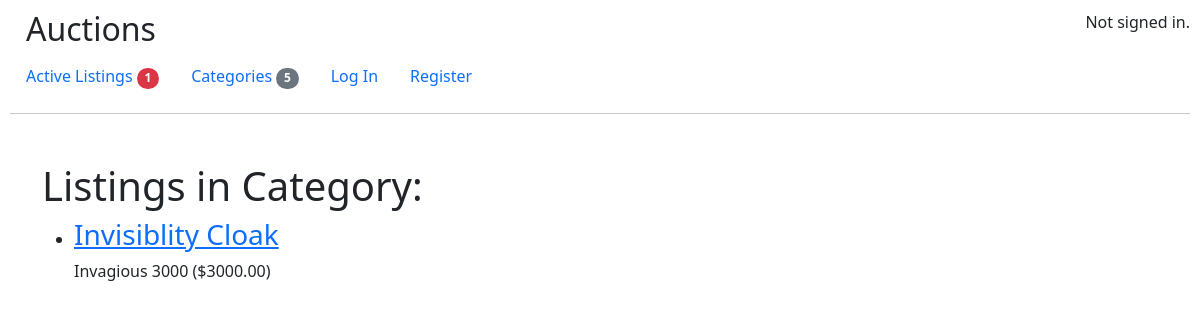
Page /category/Fashion/ on the committed database.
### auctions/models.py (models this page shows, shortened)
class Listing(models.Model):
    title = models.CharField(max_length=64)
    description = models.CharField(max_length=64,)
    user = models.ForeignKey(User, on_delete=models.CASCADE, related_name='listings')
    price = models.DecimalField(max_digits=10, decimal_places=2)
    category = models.ForeignKey(Category, on_delete=models.CASCADE, related_name='listings')
    url = models.CharField(max_length=64, null=True, blank=True)
    status = models.BooleanField(null=True, default=True)
    created_at = models.DateTimeField(auto_now_add=True, null=True)
    updated_at = models.DateTimeField(auto_now=True, null=True)

### auctions/views/views.py (the view)
# urls.py: path('category/<str:pk>/', views.category, name='category'),
def category(request, pk):
    listings = Listing.objects.filter(category__name=pk)
    return render(
        request, "auctions/category.html", {"category": pk, "listings": listings}
    )

### auctions/context_processors.py (called while the page is built)
def active_listings(request):
    return {'active_listings': Listing.objects.filter(status=True)}

def all_categories(request):
    return {'all_categories': Category.objects.all()}

### auctions/templates/auctions/category.html
{% extends "auctions/layout.html" %}
{% block body %}
<div class="container mt-5">
    <h1>Listings in Category: {{ category.name }} </h1>
    {% if listings %}
        <ul>
            {% for listing in listings %}
                <li>
                    <a href="{% url 'listings' listing.id %}"><h3>{{ listing.title }}</h3></a>
                    <p>{{ listing.description }} (${{ listing.price }})</p>
                </li>
            {% endfor %}
        </ul>
    {% else %}
        <p>No listings found in this category.</p>
    {% endif %}
</div>
{% endblock %}

### auctions/static/auctions/styles.css (style rules this page uses)
body { padding: 10px; }

### rows in the picture
Listing: title "Invisiblity Cloak", description "Invagious 3000", price "3000.00"

### other values in the picture
{{ active_listings.count }} "1"
{{ all_categories.count }} "5"
